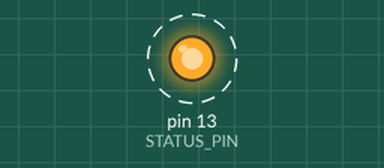
Simulated run of this sketch. Board: Arduino Uno, built with avr-gcc and run on an emulated ATmega328P. Parts: output pins drawn as LEDs (lit = HIGH). Dashed ring = blinking. What the sketch prints to the serial monitor is not drawn.

Above: at 0.5 s.
Timing chart, 0 to 4.6 s (numbered marks = the images above):
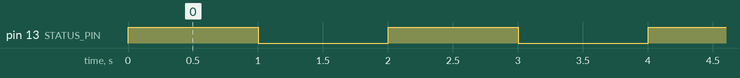

Measured:
- by itself, pin 13 (STATUS_PIN): alternates HIGH for 1.0 s and LOW for 1.0 s

The sketch:

serial-test.ino
```cpp
// picocom -b 115200 /dev/ttyUSB0
#define STATUS_PIN 13

void setup()
{
    Serial.begin(115200);
    pinMode(STATUS_PIN, OUTPUT);

    Serial.println("ready...");
}

void loop()
{
    Serial.println("on");
    digitalWrite(STATUS_PIN, HIGH);
    delay(1000);

    Serial.println("off");
    digitalWrite(STATUS_PIN, LOW);
    delay(1000);
}
```
